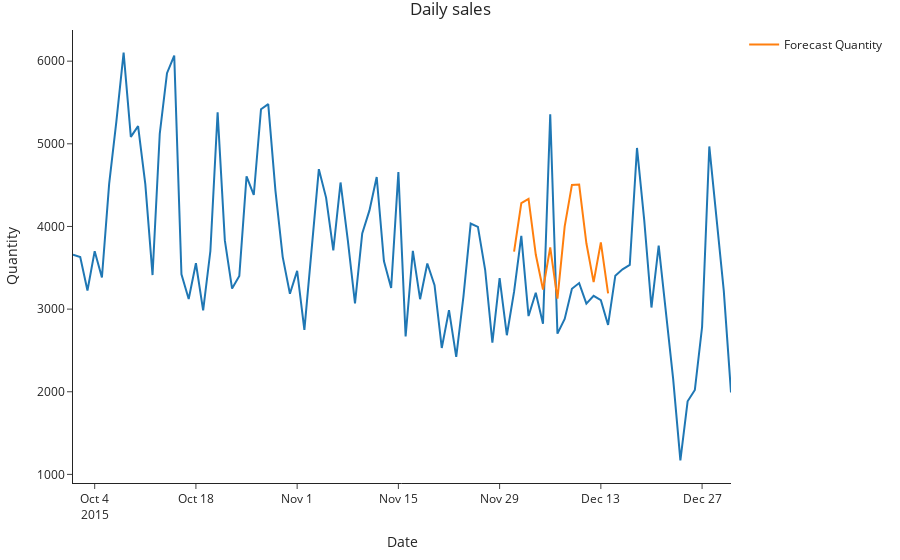

This figure's notebook cell:
### Code cell
fig = px.line(df_orders["2015-10-01":], x=df_orders["2015-10-01":].index, y="quantity", title='Daily sales', template="simple_white")
# fig.update_traces(line=dict(width=1.5))
fig.add_trace(go.Scatter(x=forecast.index, y=forecast.values, mode='lines', name='Forecast Quantity'))
fig.update_layout(title_x=0.5, margin={'l': 30, 'b': 40, 't': 30, 'r': 40}, hovermode='x unified', hoverlabel=dict(bgcolor="white"))
fig.update_xaxes(title_text="Date")
fig.update_yaxes(title_text="Quantity")
fig.show()

### Figure 1 — Plotly figure (JSON) as saved in the notebook; plotly's stock layout.template omitted (floating-point values rounded to 4 significant figures)
{"data": [{"hovertemplate": "x=%{x}<br>quantity=%{y}<extra></extra>", "legendgroup": "", "line": {"color": "#1F77B4", "dash": "solid"}, "marker": {"symbol": "circle"}, "mode": "lines", "name": "", "orientation": "v", "showlegend": false, "type": "scatter", "x": ["2015-10-01", "2015-10-02", "2015-10-03", "2015-10-04", "2015-10-05", "2015-10-06", "2015-10-07", "2015-10-08", "2015-10-09", "2015-10-10", "2015-10-11", "2015-10-12", "2015-10-13", "2015-10-14", "2015-10-15", "2015-10-16", "2015-10-17", "2015-10-18", "2015-10-19", "2015-10-20", "2015-10-21", "2015-10-22", "2015-10-23", "2015-10-24", "2015-10-25", "2015-10-26", "2015-10-27", "2015-10-28", "2015-10-29", "2015-10-30", "2015-10-31", "2015-11-01", "2015-11-02", "2015-11-03", "2015-11-04", "2015-11-05", "2015-11-06", "2015-11-07", "2015-11-08", "2015-11-09", "2015-11-10", "2015-11-11", "2015-11-12", "2015-11-13", "2015-11-14", "2015-11-15", "2015-11-16", "2015-11-17", "2015-11-18", "2015-11-19", "2015-11-20", "2015-11-21", "2015-11-22", "2015-11-23", "2015-11-24", "2015-11-25", "2015-11-26", "2015-11-27", "2015-11-28", "2015-11-29", "2015-11-30", "2015-12-01", "2015-12-02", "2015-12-03", "2015-12-04", "2015-12-05", "2015-12-06", "2015-12-07", "2015-12-08", "2015-12-09", "2015-12-10", "2015-12-11", "2015-12-12", "2015-12-13", "2015-12-14", "2015-12-15", "2015-12-16", "2015-12-17", "2015-12-18", "2015-12-19", "2015-12-20", "2015-12-21", "2015-12-22", "2015-12-23", "2015-12-24", "2015-12-25", "2015-12-26", "2015-12-27", "2015-12-28", "2015-12-29", "2015-12-30", "2015-12-31"], "xaxis": "x", "y": [3659, 3629, 3225, 3701, 3382, 4515, 5272, 6103, 5084, 5214, 4513, 3412, 5124, 5854, 6067, 3421, 3122, 3555, 2984, 3703, 5381, 3831, 3249, 3402, 4607, 4381, 5419, 5481, 4430, 3632, 3186, 3463, 2748, 3772, 4693, 4349, 3710, 4532, 3839, 3069, 3915, 4194, 4598, 3582, 3256, 4657, 2668, 3704, 3120, 3552, 3290, 2530, 2988, 2423, 3154, 4035, 3994, 3476, 2593, 3376, 2684, 3211, 3887, 2916, 3198, 2824, 5357, 2703, 2881, 3246, 3315, 3067, 3160, 3108, 2808, 3404, 3481, 3534, 4950, 4077, 3019, 3768, 2995, 2155, 1170, 1885, 2022, 2783, 4968, 4061, 3224, 1992], "yaxis": "y"}, {"mode": "lines", "name": "Forecast Quantity", "type": "scatter", "x": ["2015-12-01T00:00:00", "2015-12-02T00:00:00", "2015-12-03T00:00:00", "2015-12-04T00:00:00", "2015-12-05T00:00:00", "2015-12-06T00:00:00", "2015-12-07T00:00:00", "2015-12-08T00:00:00", "2015-12-09T00:00:00", "2015-12-10T00:00:00", "2015-12-11T00:00:00", "2015-12-12T00:00:00", "2015-12-13T00:00:00", "2015-12-14T00:00:00"], "y": [3696.0, 4283.0, 4334.0, 3660.0, 3237.0, 3747.0, 3126.0, 4000.0, 4502.0, 4507.0, 3797.0, 3326.0, 3807.0, 3191.0]}], "layout": {"hoverlabel": {"bgcolor": "white"}, "hovermode": "x unified", "legend": {"tracegroupgap": 0}, "margin": {"b": 40, "l": 30, "r": 40, "t": 30}, "title": {"text": "Daily sales", "x": 0.5}, "xaxis": {"anchor": "y", "domain": [0, 1], "title": {"text": "Date"}}, "yaxis": {"anchor": "x", "domain": [0, 1], "title": {"text": "Quantity"}}}}
